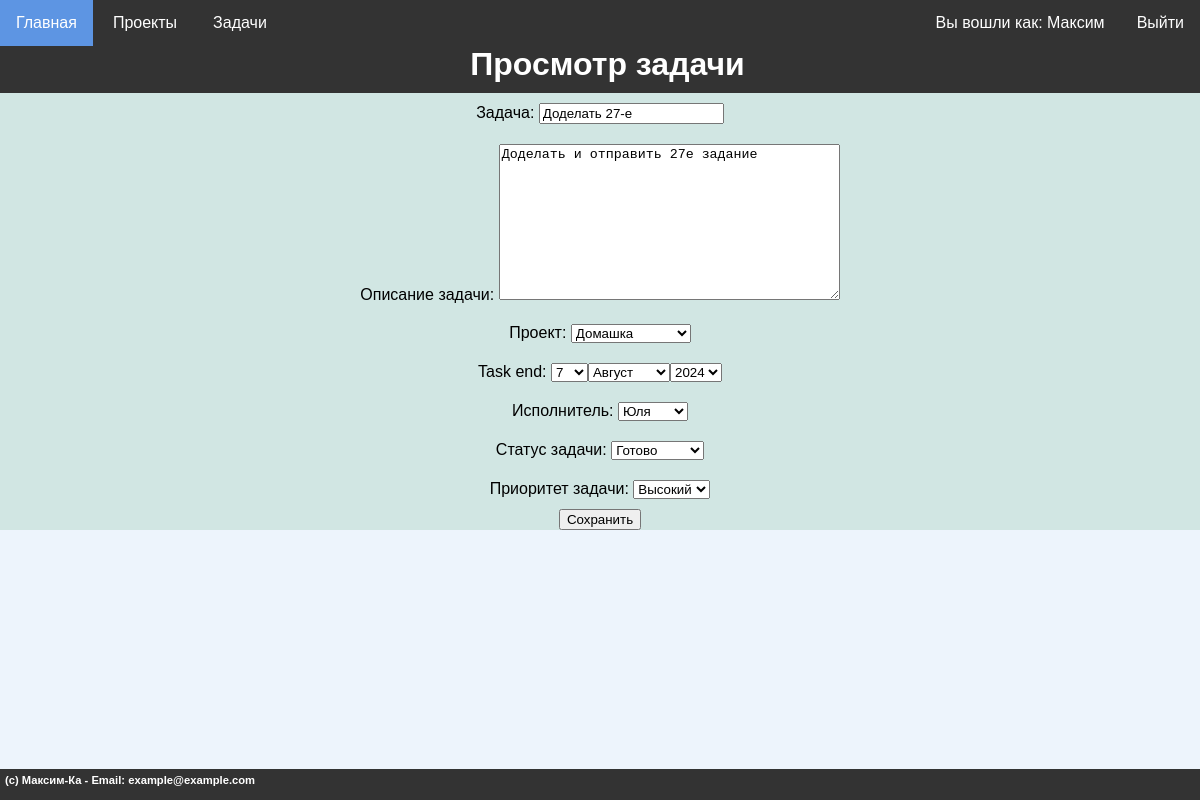
The page /viewtask/2/ (signed in) on the database its author committed.
### mainsite/models.py (models this page shows, shortened)
class Tasks(models.Model):
    STATUS_CHOICES = [
        ('Ожидает', 'Ожидает'),
        ('В процессе', 'В процессе'),
        ('Готово', 'Готово'),
    ]
    PRIORITY_CHOICES = [
        ('Низкий', 'Низкий'),
        ('Средний', 'Средний'),
        ('Высокий', 'Высокий'),
    ]
    task_proj = models.ForeignKey(Project, to_field='proj_name', on_delete=models.CASCADE, related_name='tasks', verbose_name="Проект")
    implementer = models.ForeignKey(get_user_model(),on_delete=models.SET_NULL, related_name='task_user', null = True, default=None, verbose_name="Исполнитель" )
    sender = models.ForeignKey(get_user_model(),on_delete=models.SET_NULL, related_name='task_sender', null = True, default=None, verbose_name="Отправитель" )
    task_name = models.CharField(max_length=255, verbose_name="Задача")
    task_desc = models.TextField(blank=True, verbose_name="Описание задачи")
    task_end = models.DateField(null = True, verbose_name="Выполнить до")
    status = models.CharField(max_length=20, choices=STATUS_CHOICES, default='pending', verbose_name="Статус задачи")
    priority = models.CharField(max_length=20, choices=PRIORITY_CHOICES, default='medium', verbose_name="Приоритет задачи")
    class Meta:
        verbose_name = "Задачи"
        verbose_name_plural = "Задачи"
        ordering = ["task_end"]

### mainsite/views.py (the view)
# urls.py: path('viewtask/<int:task_id>/', view_task, name='view_task'),
@login_required
def view_task(request, task_id):
    instance = get_object_or_404(Tasks, id=task_id)
    if request.method == 'POST':
        form = TaskForm(request.POST, instance=instance)
        if form.is_valid():
            task = form.save(commit=False)
            task.sender = request.user
            task.save()
            return HttpResponseRedirect('/tasks')
        else:
            form.add_error(None, 'Ошибка при редактировании задачи')
    else:
        form = TaskForm(instance=instance)
    context = {
        'title': 'Просмотр задачи',
        'form': form,
        'footer' : "(c) Максим-Ка - Email: example@example.com",
        'header' : "Просмотр задачи"
    }
    return render(request, 'project_K/viewtask.html', context)

### mainsite/forms.py
class TaskForm(forms.ModelForm):
    task_end = forms.DateField(widget=SelectDateWidget(years=range(2024, 2026)))
    class Meta:
        model = Tasks
        fields = ['task_name','task_desc','task_proj','task_end','implementer','status','priority']

### mainsite/models.py (called while the page is built)
    def __str__(self):
      return self.proj_name

### project_K/context_processors.py (called while the page is built)
def menu_items(request):
    menu = [{'title': 'Главная', 'url': '/'},
            {'title': 'Проекты', 'url': '/proj',
             'submenu': [{'title': 'Добавить проект', 'url': '/add_proj'}
    ]},
            {'title': 'Задачи', 'url': '/tasks', 'submenu': [
            {'title': 'Добавить задачу', 'url': '/add_task'},
            {'title': 'Добавить комментарий', 'url': '/add_coment'}
    ]}
]
    return {'menu': menu}

### mainsite/templates/project_K/viewtask.html
{% extends 'project_K/base.html' %} {% block content %}
<form method="post" enctype="multipart/form-data">
  {% csrf_token %} {{ form.non_field_errors }} {{ form.as_p }}
  <button type="submit">Сохранить</button>
</form>
{% endblock %}

### mainsite/templates/project_K/menu.html (shortened to what this page needs)
<nav class="navbar">
  <ul>
    {% for item in menu %} {% if item.submenu %}
    <li class="mainmenu dropdown">
      <a href="{{ item.url }}">{{ item.title }}</a>
    </li>
    {% else %}
    <li class="mainmenu"><a href="{{ item.url }}">{{ item.title }}</a></li>
    {% endif %} {% endfor %} {% if user.is_authenticated %}
    <li class="login"><a href="/users/logout">Выйти</a></li>
    <li class="login">
      <a href="/users/login">Вы вошли как: {{ user.username }}</a>
    </li>
    {% else %}
    <li class="login"><a href="/users/login">Войти</a></li>
    <li class="login"><a href="#">Зарегистрироваться</a></li>
    {% endif %}
  </ul>
</nav>
<h1>{{ header }}</h1>

### mainsite/static/mainsite/style.css (style rules this page uses)
body, html { background-color: #edf4fc; margin: 0; padding: 0; width: 100%; padding-bottom: 10px; }
li.login { float: right; }
li.login a { display: block; color: white; font-family: Arial, sans-serif; text-align: center; padding: 14px 16px; text-decoration: none; }
h1 { background-color: #333; color: white; font-family: Arial, sans-serif; text-align: center; padding-left:15px; padding-bottom: 10px; margin: 0; box-sizing: border-box; width: 100%; }
p { margin: 0px; padding-top: 10px; padding-bottom: 10px; }
.navbar { background-color: #333; position: relative; z-index: 999; }
.navbar ul { list-style-type: none; margin: 0; padding: 0; background-color: #333; }
.navbar li { display: inline-block; }
.navbar li a { color: white; font-family: Arial, sans-serif; text-align: center; padding: 14px 16px; display: block; text-decoration: none; }

### rows shown on the page
Tasks: task_name "Доделать 27-е", task_desc "Доделать и отправить 27е задание", task_proj "Домашка", implementer "Юля", status "Готово", priority "Высокий"

### other values the page prints
{{ item.title }} "Главная"
{{ item.title }} "Проекты" "Задачи"
{{ user.username }} "Максим"
{{ header }} "Просмотр задачи"
{{ footer }} "(c) Максим-Ка - Email: example@example.com"
